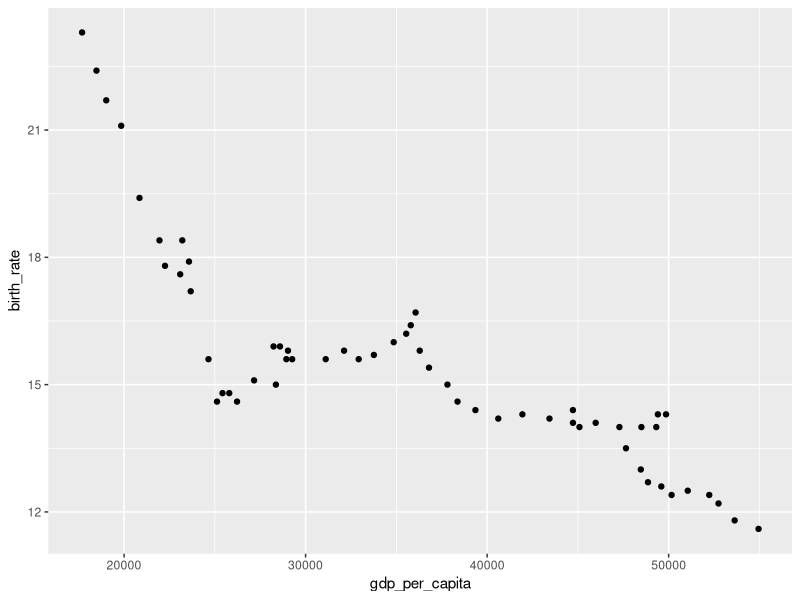
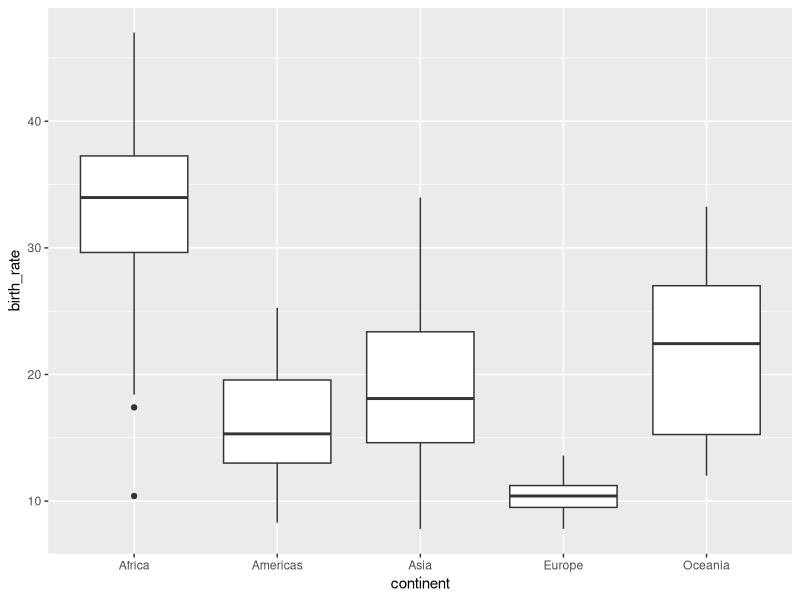

Reproduce these figures in R, in order.
library(tidyverse)

world_bank_countries <- read_csv("data/world_bank_countries.csv")

# cut_width
world_bank_countries %>% 
  filter(country == "United States") %>% 
  ggplot(aes(x = gdp_per_capita, birth_rate)) +
  geom_point()

# cut_interval
world_bank_countries %>% 
  filter(year == 2016) %>% 
  ggplot(aes(x = continent, y = birth_rate)) +
  geom_boxplot()
